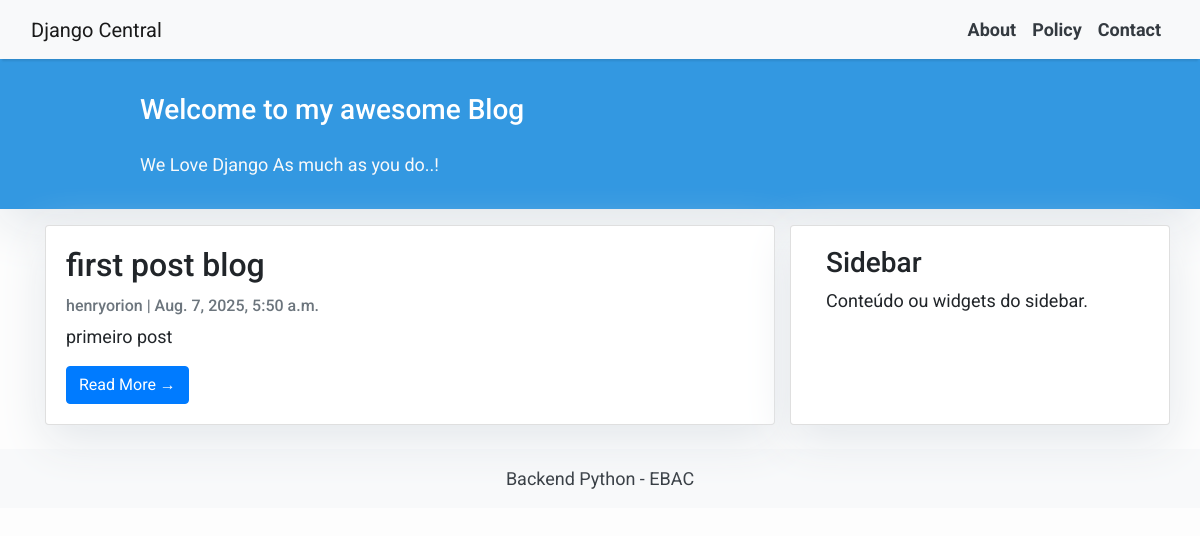
Page /home/ on the earlier database version.
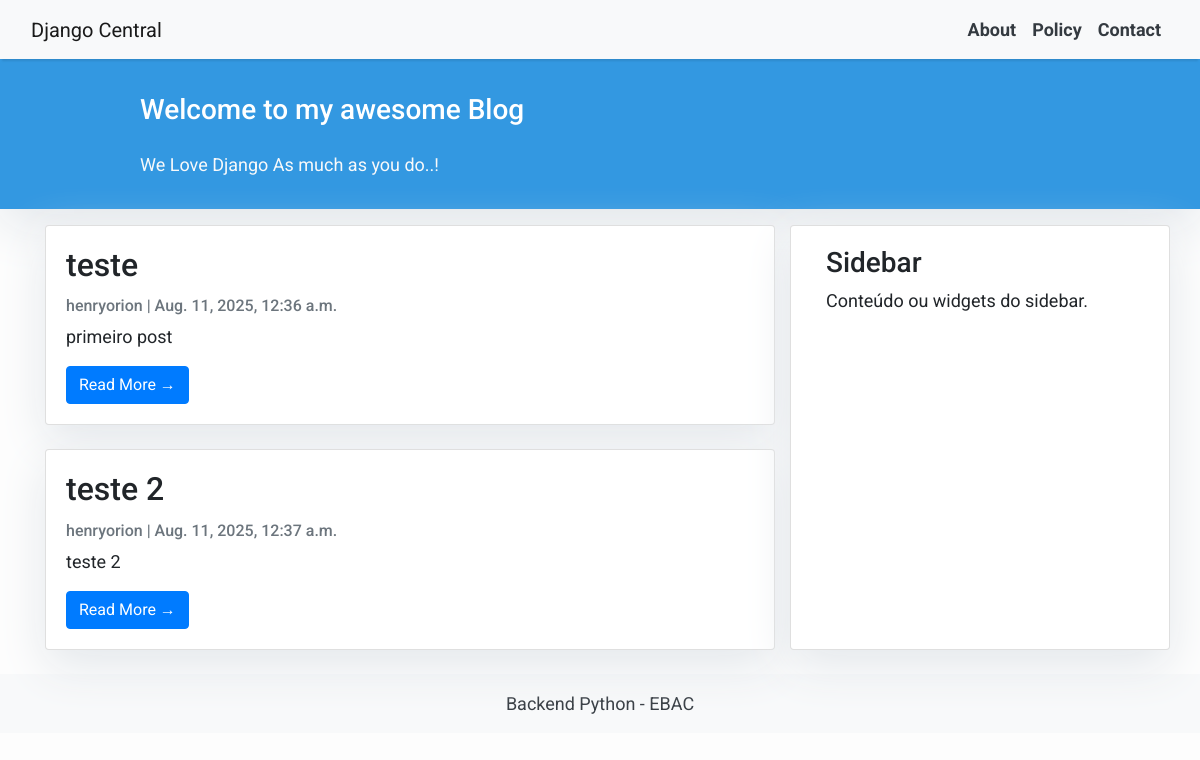
Same page on the later database version.
### blog/models/post.py (models this page shows, shortened)
class Post(models.Model):
    title = models.CharField(max_length=200)
    slug = models.SlugField(unique=True)
    author = models.ForeignKey(User, on_delete=models.CASCADE)
    content = models.TextField()
    created_on = models.DateTimeField(auto_now_add=True)

### blog/views/post_views.py (the view)
# urls.py: path('home/', views.post_list, name='home'),  # home listando posts
def post_list(request):
    posts = Post.objects.all()
    return render(request, 'index.html', {'post_list': posts})

### blog/templates/index.html (shortened to what this page needs)
{% extends "base.html" %}
{% block content %}
<header class="masthead">
    <div class="container">
        <div class="row">
            <div class=" col-md-8 col-md-10 mx-auto">
                <div class="site-heading">
                    <h3 class=" site-heading my-4 mt-3 text-white"> Welcome to my awesome Blog </h3>
                    <p class="text-light">We Love Django As much as you do..! &nbsp
                    </p>
                </div>
            </div>
        </div>
    </div>
</header>
<div class="container">
    <div class="row">
        <div class="col-md-8 mt-3 left">
            {% for post in post_list %}
            <div class="card mb-4">
                <div class="card-body">
                    <h2 class="card-title">{{ post.title }}</h2>
                    <p class="card-text text-muted h6">{{ post.author }} | {{ post.created_on}} </p>
                    <p class="card-text">{{post.content|slice:":200" }}</p>
                    <a href="{% url 'post_detail' post.slug  %}" class="btn btn-primary">Read More &rarr;</a>
                </div>
            </div>
            {% endfor %}
        </div>
        {% block sidebar %} {% include 'side_bar.html' %} {% endblock sidebar %}
    </div>
</div>
{%endblock%}

### blog/templates/base.html (shortened to what this page needs)
<!DOCTYPE html>
<html lang="pt-BR">
<head>
    <link
        rel="stylesheet"
        href="https://maxcdn.bootstrapcdn.com/bootstrap/4.0.0/css/bootstrap.min.css"
>
</head>
<body>
    <nav class="navbar navbar-expand-lg navbar-light bg-light shadow" id="mainNav">
        <div class="container-fluid">
            <a class="navbar-brand" href="{% url 'home' %}">Django Central</a>
            <div class="collapse navbar-collapse" id="navbarResponsive">
                <ul class="navbar-nav ml-auto">
                    <li class="nav-item">
                        <a class="nav-link font-weight-bold text-dark" href="#">About</a>
                    </li>
                    <li class="nav-item">
                        <a class="nav-link font-weight-bold text-dark" href="#">Policy</a>
                    </li>
                    <li class="nav-item">
                        <a class="nav-link font-weight-bold text-dark" href="#">Contact</a>
                    </li>
                </ul>
            </div>
        </div>
    </nav>
    {% block content %}{% endblock content %}
    <footer class="py-3">
        <p class="m-0 text-dark text-center">Backend Python - EBAC</p>
    </footer>

### blog/templates/side_bar.html
<div class="col-md-4 card mb-4 mt-3 right top">
  <div class="card-body">
    <h3>Sidebar</h3>
    <p>Conteúdo ou widgets do sidebar.</p>
  </div>
</div>

### blog/templates/base.html (style rules this page uses)
body { font-family: "Roboto", sans-serif; font-size: 17px; background-color: #fdfdfd; }
.shadow { box-shadow: 0 4px 2px -2px rgba(0, 0, 0, 0.1); }
.masthead { background: #3398E1; height: auto; padding: 10px 0 15px; box-shadow: 0 16px 48px #E3E7EB; }
footer { background-color: #f8f9fa; }

### blog/templates/index.html (style rules this page uses)
body { font-family: "Roboto", sans-serif; font-size: 18px; background-color: #fdfdfd; }
.card { box-shadow: 0 16px 48px #E3E7EB; }

Differences in the rows shown:
removed Post: title "first post blog", author "henryorion", created_on "Aug. 7, 2025, 5:50 a.m.", content "primeiro post"
added Post: title "teste", author "henryorion", created_on "Aug. 11, 2025, 12:36 a.m.", content "primeiro post"
added Post: title "teste 2", author "henryorion", created_on "Aug. 11, 2025, 12:37 a.m.", content "teste 2"
